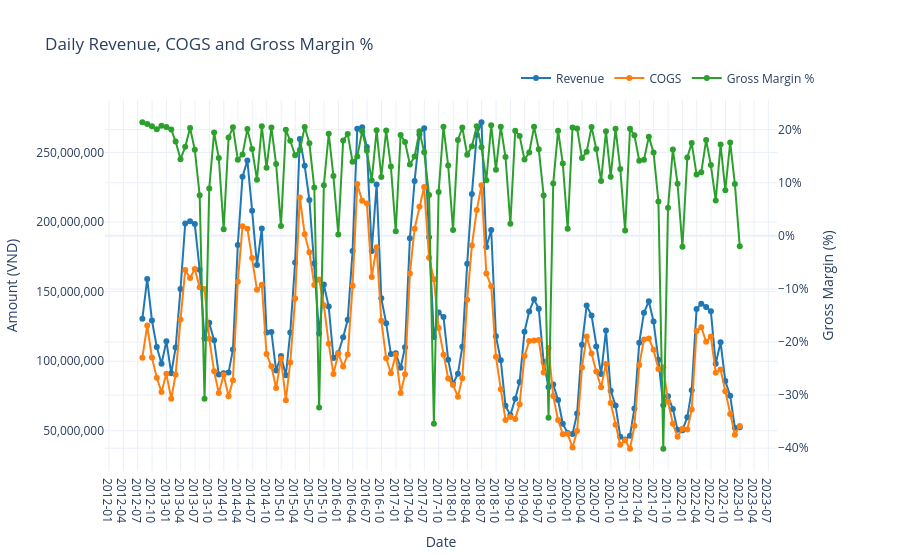

The code cell stored with this chart in its notebook:
### Code cell
sales['Date'] = pd.to_datetime(sales['Date'])
sales = sales.sort_values('Date').reset_index(drop=True)
sales['gross_margin_pct'] = np.where(sales['Revenue'] != 0,
                                    (sales['Revenue'] - sales['COGS']) / sales['Revenue'],
                                    np.nan)

fig = make_subplots(specs=[[{"secondary_y": True}]])
fig.add_trace(
    go.Scatter(x=sales['Date'], y=sales['Revenue'], mode='lines+markers',
               name='Revenue', line=dict(color='#1f77b4')),
    secondary_y=False
)
fig.add_trace(
    go.Scatter(x=sales['Date'], y=sales['COGS'], mode='lines+markers',
               name='COGS', line=dict(color='#ff7f0e')),
    secondary_y=False
)

# Gross margin % on secondary y
fig.add_trace(
    go.Scatter(x=sales['Date'], y=sales['gross_margin_pct'], mode='lines+markers',
               name='Gross Margin %', line=dict(color='#2ca02c'),
               hovertemplate='%{x}<br>Gross Margin: %{y:.2%}'),
    secondary_y=True
)

# aggregate to month (use 'ME' for month end frequency)
sales_monthly = sales.set_index('Date').resample('ME').sum()[['Revenue','COGS']].reset_index()
sales_monthly['gross_margin_pct'] = np.where(
    sales_monthly['Revenue'] != 0,
    (sales_monthly['Revenue'] - sales_monthly['COGS']) / sales_monthly['Revenue'],
    np.nan
)

# replace traces data with monthly series
fig.data[0].x = sales_monthly['Date']
fig.data[0].y = sales_monthly['Revenue']
fig.data[1].x = sales_monthly['Date']
fig.data[1].y = sales_monthly['COGS']
fig.data[2].x = sales_monthly['Date']
fig.data[2].y = sales_monthly['gross_margin_pct']

# improve hover and x-axis display for months
fig.update_traces(selector=dict(name='Revenue'), hovertemplate='%{x|%Y-%m}<br>Revenue: %{y:,.0f}')
fig.update_traces(selector=dict(name='COGS'), hovertemplate='%{x|%Y-%m}<br>COGS: %{y:,.0f}')
fig.update_traces(selector=dict(name='Gross Margin %'), hovertemplate='%{x|%Y-%m}<br>Gross Margin: %{y:.2%}')
fig.update_xaxes(tickformat='%Y-%m', dtick="M3")  # show every 3 months for readability
fig.update_layout(
    title='Daily Revenue, COGS and Gross Margin %',
    xaxis_title='Date',
    template='plotly_white',
    legend=dict(orientation='h', yanchor='bottom', y=1.02, xanchor='right', x=1)
)
fig.update_yaxes(title_text='Amount (VND)', secondary_y=False, tickformat=',')
fig.update_yaxes(title_text='Gross Margin (%)', secondary_y=True, tickformat='.0%')

fig.show()

# Thêm tồn đọng của inventory
